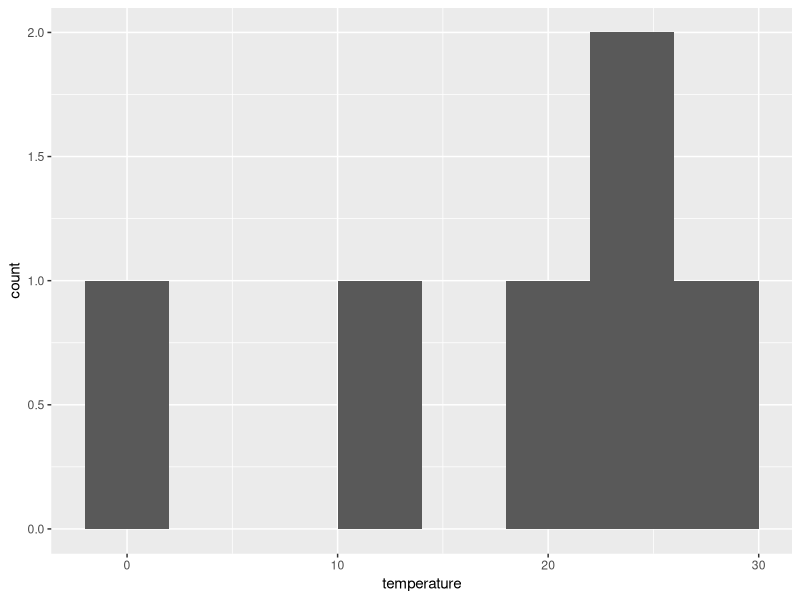
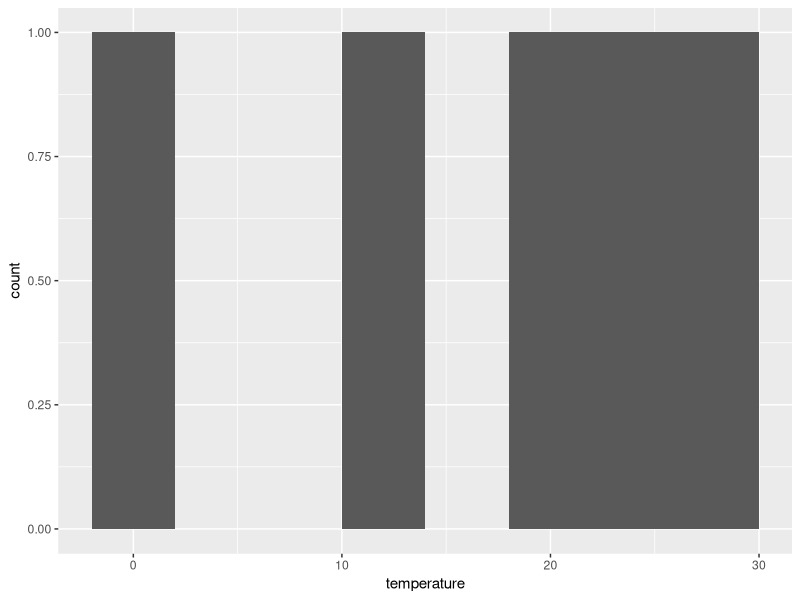

Reproduce these figures in R, in order.
#### Lesson 1.2: Manipulate survey ----
## Some data cleansing, wrangling and transformation on the survey responses

library(data.table)
library(magrittr)
library(ggplot2)

## Load the survey ----
survey <- fread("survey_responses_20171004145706.csv")

survey[]

## Clean the `temperature` column and set it to numeric ----

survey[, temperature := temperature %>%
         gsub("[^0-9.]", "", .) %>%
         as.numeric]

## Plot a histogram of responses ----

ggplot(survey, aes(temperature)) +
  geom_histogram(binwidth = 4)

## Remove rows where the respondent is suspected to have not taken the survey seriously ----

survey_good <- survey[select_b == "B"]

ggplot(survey_good, aes(temperature)) +
  geom_histogram(binwidth = 4)
